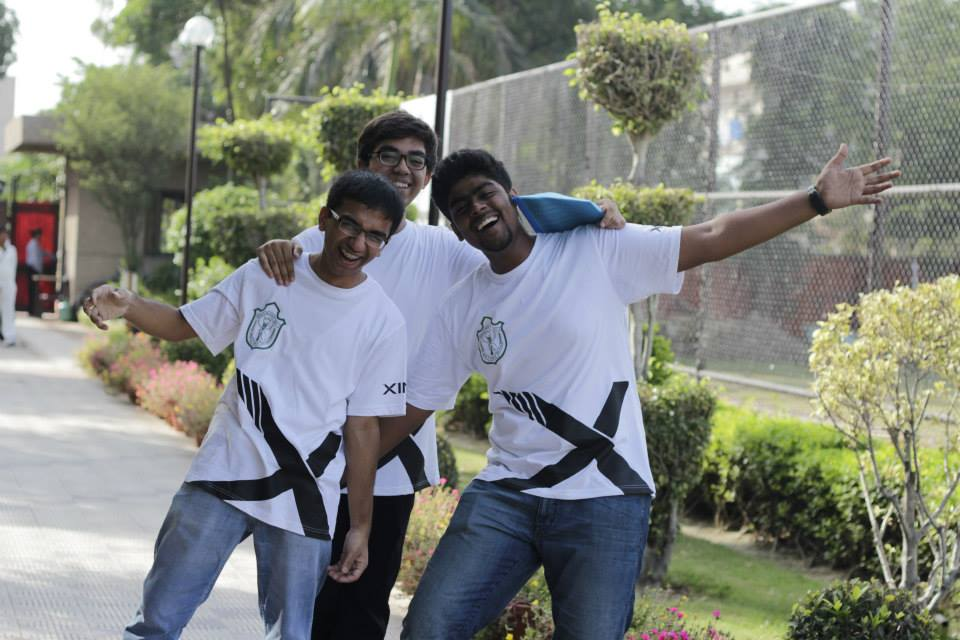
#> input picture Main/1.jpg, 960 x 640 px, given in place of the camera
$ python 'face_detect Webcam.py'   (older library calls are emulated)
#> lines starting #> are read from the running program, lines starting #| are printed output that depends on the picture; after the words box and inside, x2 and y2 are one past the last pixel; in counts of white or black regions, pixels touching at a corner belong together
import cv2
import sys
import datetime
import numpy
import subprocess

def addItems(frame,faces,mouths,eyes):
    glasses = cv2.imread("glasses.png",-1)
    joint = cv2.imread("joint.png",-1)

    t=datetime.datetime.now().time()
    filename="Saved/"+str(t.hour)+str(t.minute)+str(t.second)+".jpg"
    #print(frame[0,0])
    #print(joint)
    for (x, y, w, h) in faces:
        for (x2, y2, w2, h2) in eyes:
            if(x2>x and x2+w2<x+w and y2>y and y2+h2<y+h and y2+h2/2<y+h/2 and x2+w2/2>x+h/3 and x2+w2/2<x+2*h/3):
                glasses=cv2.resize(glasses,(w2,h2))
                for c in range(0,3):
                    frame[y2+h2/5:y2+6*h2/5, x2:x2+w2, c] =  glasses[:,:,c] * (glasses[:,:,3]/255.0) + frame[y2+h2/5:y2+6*h2/5, x2:x2+w2, c] * (1.0 - glasses[:,:,3]/255.0)
                break
        for (x2, y2, w2, h2) in mouths:
            if(x2>x and x2<x+w and y2>y+h/2 and y2+h2<y+5*h/4 and x2+w2/2>x+h/3 and x2+w2/2<x+2*h/3):
                joint=cv2.resize(joint,(w2,h2))
                for c in range(0,3):
                    frame[y2+h2/5:y2+6*h2/5, x2+w2/2:x2+3*w2/2, c] =  joint[:,:,c] * (joint[:,:,3]/255.0) + frame[y2+h2/5:y2+6*h2/5, x2+w2/2:x2+3*w2/2, c] * (1.0 - joint[:,:,3]/255.0)
                break

    cv2.imwrite(filename,frame)
    return cv2.cvtColor(frame, cv2.COLOR_BGR2GRAY)

def makeVideo(frame,w,h):
    fps=25
    capSize = (int(w),int(h))
    fourcc=cv2.cv.CV_FOURCC('m','p','4','v')
    out = cv2.VideoWriter()
    success = out.open('output.mov',fourcc,fps,capSize,True)
    frame = cv2.cvtColor(frame,cv2.COLOR_GRAY2RGB)
    for i in range(162):
        temp=cv2.resize(frame,(int(w)+2*i,int(h)+2*i))
        tempFrame = temp[i/2:int(h)+i/2,i/2:int(w)+i/2]
        out.write(tempFrame)
    out.release()
    out=None

#realpython.com
def capVideo():
    faceCascade = cv2.CascadeClassifier("haarcascade_frontalface_default.xml")
    mouthCascade = cv2.CascadeClassifier("Mouth.xml")
    eyesCascade = cv2.CascadeClassifier("frontalEyes35x16.xml")
    video_capture = cv2.VideoCapture(0)

    while True:
        # Capture frame-by-frame
        ret, frame = video_capture.read()
#> frame is the input picture: shape (640, 960, 3); mean B, G, R 125.1, 132, 128.3
        ret, orig = video_capture.read()
        gray = cv2.cvtColor(frame, cv2.COLOR_BGR2GRAY)
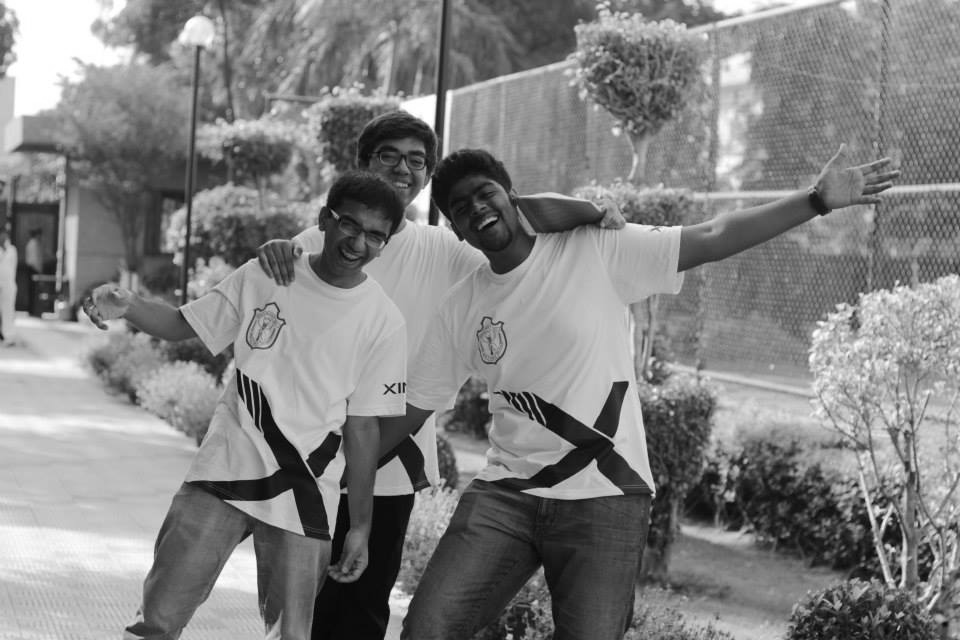
#> gray: shape (640, 960); min 0, max 255, mean 130.1

        faces = faceCascade.detectMultiScale(
            gray,
            scaleFactor=1.2,
            minNeighbors=10,
            minSize=(30, 30),
            flags=cv2.cv.CV_HAAR_SCALE_IMAGE
        )
#> faces = ()

        mouths = mouthCascade.detectMultiScale(
            gray,
            scaleFactor=1.7,
            minNeighbors=10,
            minSize=(30, 30),
            flags=cv2.cv.CV_HAAR_SCALE_IMAGE
        )
#> mouths = ()
        eyes = eyesCascade.detectMultiScale(
            gray,
            scaleFactor=1.1,
            minNeighbors=5,
            minSize=(30, 30),
            flags=cv2.cv.CV_HAAR_SCALE_IMAGE
        )
#> eyes = [[246, 243, 116, 53]]

        # Draw a rectangle around the faces
        for (x, y, w, h) in faces:
            cv2.rectangle(frame, (x, y), (x+w, y+h), (0, 255, 0), 2)
#> this loop made 0 passes

        for (x, y, w, h) in mouths:
            cv2.rectangle(frame, (x, y), (x+w, y+h), (255, 255, 0), 1)

        for (x, y, w, h) in eyes:
            cv2.rectangle(frame, (x, y), (x+w, y+h), (0, 0, 255), 1)
#> this loop made 1 pass
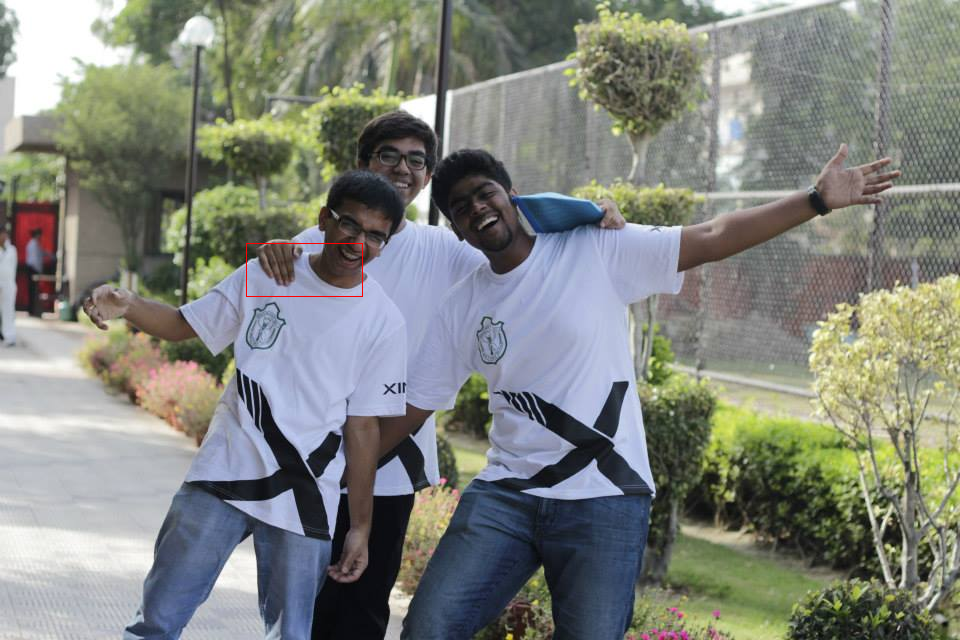
#> frame: shape (640, 960, 3); 0.06% of pixels changed, all inside (x1, y1, x2, y2) = (246, 243, 363, 297)

        # Display the resulting frame
        cv2.imshow('Video', frame)

        if cv2.waitKey(1) & 0xFF == ord('p'):
            #orig=cv2.cvtColor(orig, cv2.COLOR_BGR2GRAY)
#> (key q is pressed here)
            w,h=video_capture.get(3),video_capture.get(4)
            finalImage=addItems(orig,faces,mouths,eyes)
            makeVideo(finalImage,w,h)
            cmd = 'ffmpeg -y -i Final.mp4 -r 30 -i output.mov -filter:a aresample=async=1 -c:a flac -c:v copy -shortest result.mkv'
            subprocess.call(cmd, shell=True)                                     # "Muxing Done
            print('Muxing Done')
            cmd = '~/../../Applications/VLC.app/Contents/MacOS/VLC "result.mkv" -f --play-and-stop'
            subprocess.call(cmd, shell=True)

            break

        if cv2.waitKey(1) & 0xFF == ord('q'):
#> (key q is pressed here)
            break

    # When everything is done, release the capture
    video_capture.release()
    cv2.destroyAllWindows()

capVideo()

$ run again, on Main/2.jpg
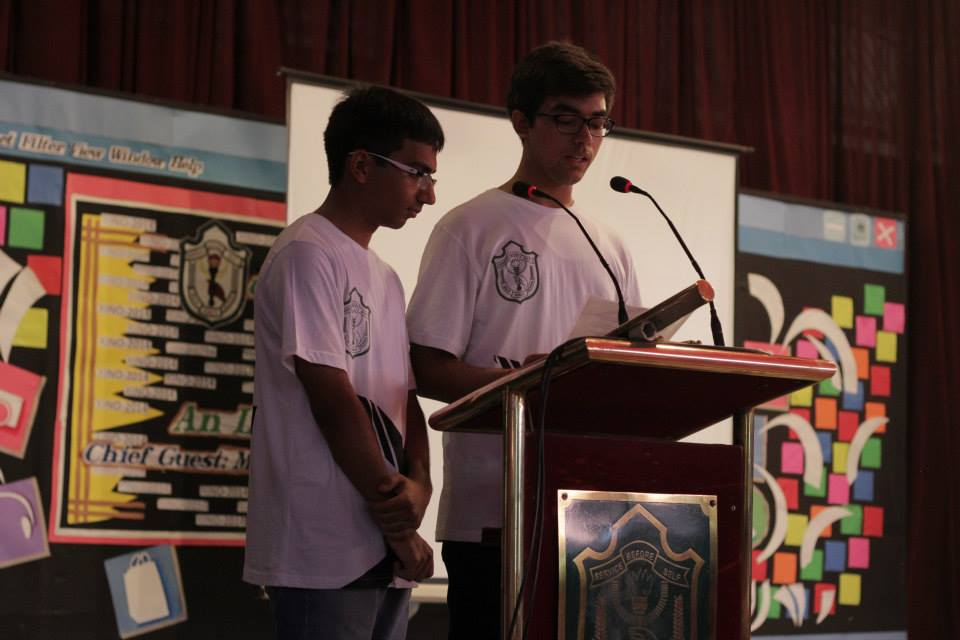
#> input picture Main/2.jpg, 960 x 640 px, given in place of the camera
#> in capVideo, frame is the input picture: shape (640, 960, 3); mean B, G, R 55.4, 62.6, 83.6
#> in capVideo, `gray = cv2.cvtColor(frame, cv2.COLOR_BGR2GRAY)`:
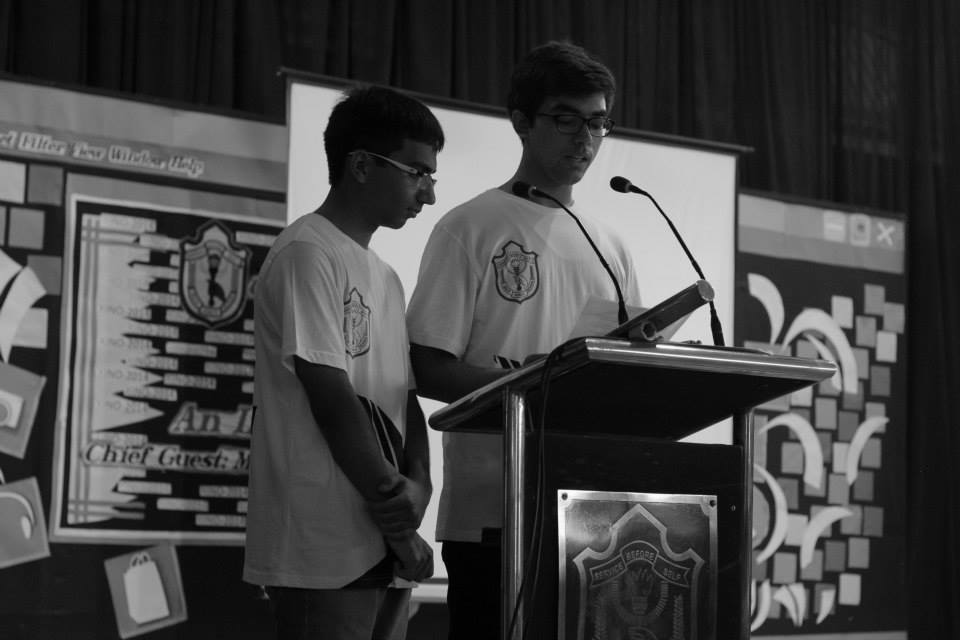
#> gray: shape (640, 960); min 0, max 252, mean 68.1
#> faces = ()
